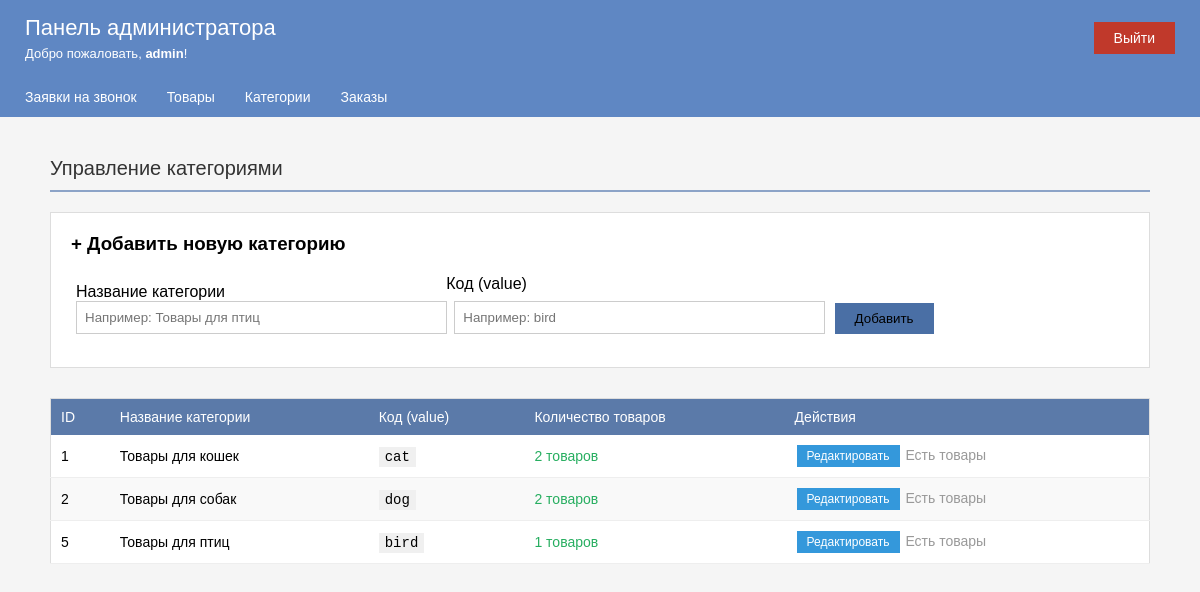
/adm/admin_categories.php (signed in), run on the app's committed database.
### tables this page shows
CREATE TABLE `categories` (
  `id` int NOT NULL,
  `name` varchar(100) NOT NULL,
  `value` varchar(50) NOT NULL
);

### adm/admin_categories.php (the view, shortened to what this page needs)
<?php
include '../top/db_connect.php';
$categories = mysqli_query($db, "SELECT * FROM categories ORDER BY id");
include '../adm/top_adm/header.php';
?>
<div class="content">
    <h2 class="section-title">Управление категориями</h2>
    <div style="background: white; padding: 20px; margin-bottom: 30px; border: 1px solid #ddd;">
        <h3 style="margin: 0 0 15px 0;">
            <?php echo isset($edit_category) ? 'Редактирование категории' : '+ Добавить новую категорию'; ?>
        </h3>
        <?php if (isset($edit_category)): ?>
            <form method="POST">
                <input type="hidden" name="category_id" value="<?php echo $edit_category['id']; ?>">
                <table style="width: 100%; border-collapse: collapse;">
                    <tr>
                        <td style="padding: 5px; width: 35%;">
                            Название категории<br>
                            <input type="text" name="name" value="<?php echo htmlspecialchars($edit_category['name']); ?>
                            " required style="width: 98%; padding: 8px; border: 1px solid #ccc;">
                        </td>
                        <td style="padding: 5px; width: 35%;">
                            Код (value)<br>
                            <input type="text" name="value" value="<?php echo htmlspecialchars($edit_category['value']); ?>
                            " required style="width: 98%; padding: 8px; margin: 8px; border: 1px solid #ccc;">
                        </td>
                        <td style="padding: 5px; vertical-align: bottom;">
                            <button type="submit" name="update_category" style="background: #27ae60; padding: 8px 20px;
                              margin: 8px; margin-left: 18px; border: none; cursor: pointer;">Сохранить</button>
                            <a href="admin_categories.php" style="margin-left: 10px;">Отмена</a>
                        </td>
                    </tr>
                </table>
            </form>
        <?php else: ?>
            <form method="POST">
                <table style="width: 100%; border-collapse: collapse;">
                    <tr>
                        <td style="padding: 5px; width: 35%;">
                            Название категории<br>
                            <input type="text" name="name" placeholder="Например: Товары для птиц" required
                            style="width: 98%; padding: 8px; border: 1px solid #ccc;">
                        </td>
                        <td style="padding: 5px; width: 35%;">
                            Код (value)<br>
                            <input type="text" name="value" placeholder="Например: bird" required
                            style="width: 98%; padding: 8px; margin: 8px; border: 1px solid #ccc;">
                        </td>
                        <td style="padding: 5px; vertical-align: bottom;">
                            <button type="submit" name="add_category" style="background: #4a6fa5; padding: 8px 20px;  margin: 8px;
                            margin-left: 18px; border: none; cursor: pointer;">Добавить</button>
                        </td>
                    </tr>
                </table>
            </form>
        <?php endif; ?>
    </div>
    <div class="table-container">
        <table class="admin-table">
            <thead>
                <tr>
                    <th>ID</th>
                    <th>Название категории</th>
                    <th>Код (value)</th>
                    <th>Количество товаров</th>
                    <th>Действия</th>
                </tr>
            </thead>
            <tbody>
                <?php if (mysqli_num_rows($categories) > 0): ?>
                    <?php while ($cat = mysqli_fetch_assoc($categories)):
                        $count_result = mysqli_query($db, "SELECT COUNT(*) as count FROM shop WHERE category_id = {$cat['id']}");
                        $count_data = mysqli_fetch_assoc($count_result);
                        $product_count = $count_data['count'];
                    ?>
                        <tr>
                            <td><?php echo $cat['id']; ?></td>
                            <td><?php echo htmlspecialchars($cat['name']); ?></td>
                            <td><code><?php echo $cat['value']; ?></code></td>
                            <td>
                                <?php if ($product_count > 0): ?>
                                    <span style="color: #27ae60;"><?php echo $product_count; ?> товаров</span>
                                <?php else: ?>
                                    <span style="color: #999;">0 товаров</span>
                                <?php endif; ?>
                            </td>
                            <td>
                                <a href="admin_categories.php?edit=<?php echo $cat['id']; ?>" class="btn-action btn-edit">Редактировать</a>
                                <?php if ($product_count == 0): ?>
                                    <a href="admin_categories.php?delete=<?php echo $cat['id']; ?>"
                                    class="btn-action btn-delete" onclick="return confirm('Удалить категорию?')">Удалить</a>
                                <?php else: ?>
                                    <span style="color: #999;" title="Нельзя удалить, есть товары">Есть товары</span>
                                <?php endif; ?>
                            </td>
                        </tr>
                    <?php endwhile; ?>
                <?php else: ?>
                    <tr>
                        <td colspan="5" style="text-align: center;">Нет категорий. Создайте первую!</td>
                    </tr>
                <?php endif; ?>
            </tbody>
        </table>
    </div>
</div>
<?php include '../adm/top_adm/footer.php'; ?>

### adm/top_adm/header.php (style rules this page uses)
* { margin:0; padding:0; }
body { background-color: #f5f5f5; font-family: Arial, sans-serif; }
.content { padding: 20px 25px; }
.section-title { color: #333; margin-bottom: 20px; font-size: 20px; font-weight: normal; border-bottom: 2px solid #8ca3c7; padding-bottom: 10px; }
.admin-table { width: 100%; border-collapse: collapse; background-color: white; border: 1px solid #ddd; }
.admin-table th { background-color: #5b7aa9; color: white; padding: 10px; text-align: left; font-weight: normal; font-size: 14px; }
.admin-table td { padding: 10px; border-bottom: 1px solid #eee; font-size: 14px; }
.admin-table tr:nth-child(even) { background-color: #f9f9f9; }
.btn-action { display: inline-block; padding: 6px 15px; background-color: #879bb8; color: white; text-decoration: none; font-size: 13px; border: none; cursor: pointer; }
.btn-edit { background-color: #9dc4de; }
.table-container { padding: 0; }

### adm/admin_categories.php (style rules this page uses)
.btn-action { display: inline-block; padding: 4px 10px; text-decoration: none; font-size: 12px; margin: 0 2px; }
.btn-edit { background-color: #3498db; color: white; }
code { background: #f0f0f0; padding: 2px 6px; }

### data on the page
categories: id "1", name "Товары для кошек", value "cat", product_count "2"
categories: id "2", name "Товары для собак", value "dog", product_count "2"
categories: id "5", name "Товары для птиц", value "bird", product_count "1"

### other printed values
$admin_name "admin"
